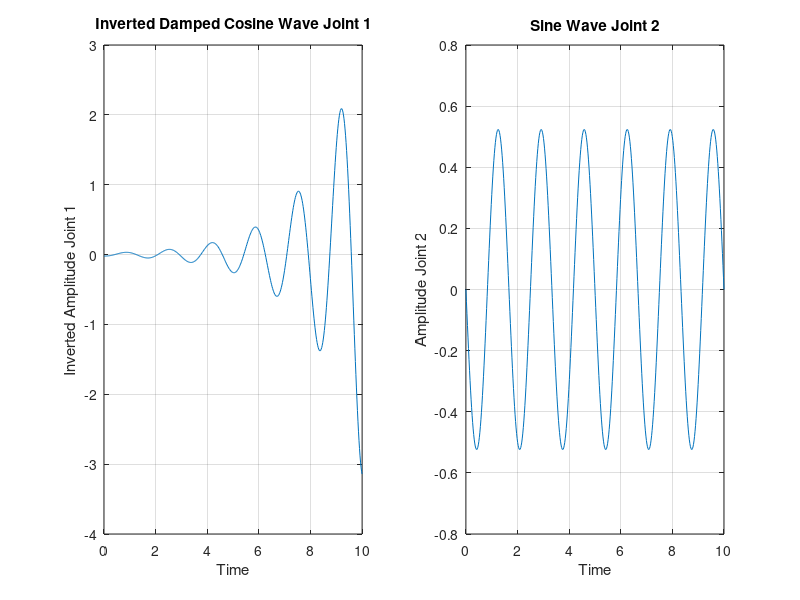

Write MATLAB code to recreate this figure.
% % Parameters
lambda1 = 0.5;            % Adjust decay
omega1 = 6*pi/5;         % Adjust number of oscillationsc
phi1 = pi;          

lambda2 = 5;            % Adjust decay
omega2 = 6*pi/5;         % Adjust number of oscillations
phi2 = pi;
% Time array
t = linspace(0, 10, 500)';

% Function
y1 = pi * exp(-lambda1 * t) .* cos(omega1 * t + phi1);
y2 = pi/6* sin(omega2 * t + phi2);

% Invert y values
y1_inverted = flipud(y1);

% Create a matrix with time and inverted y values
data = [t, y1_inverted, y2];

% Write the matrix to a CSV file
csvwrite('inverted_damped_cosine_wave.csv', data);

% Plot
figure
subplot(1,2,1)
plot(t, y1_inverted)
xlabel('Time')
ylabel('Inverted Amplitude Joint 1')
title('Inverted Damped Cosine Wave Joint 1')
grid on;

% Plot
subplot(1,2,2)
plot(t, y2)
xlabel('Time')
ylabel('Amplitude Joint 2')
title('Sine Wave Joint 2')
grid on;
